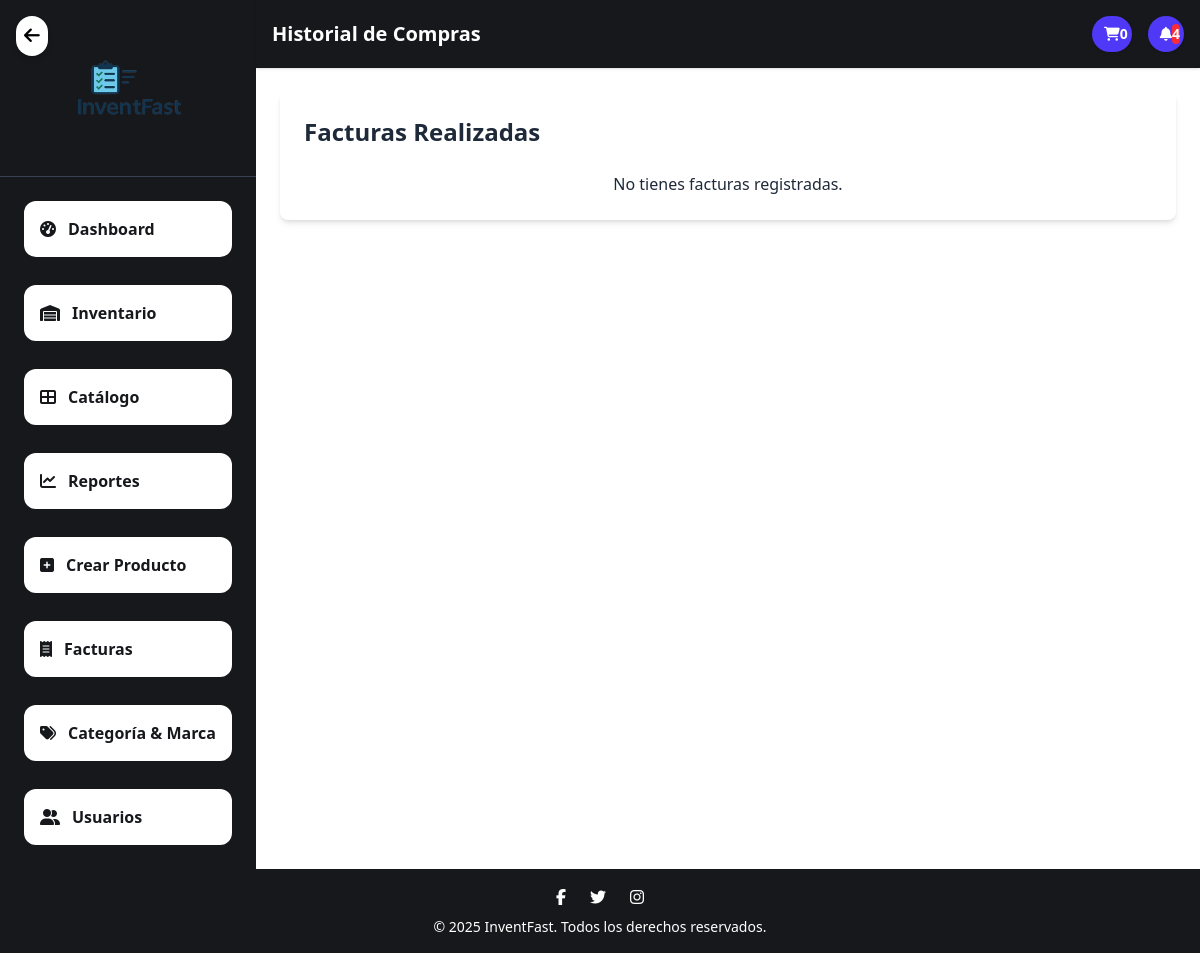
Page /invoice_list/ (signed in) on the earlier database version.
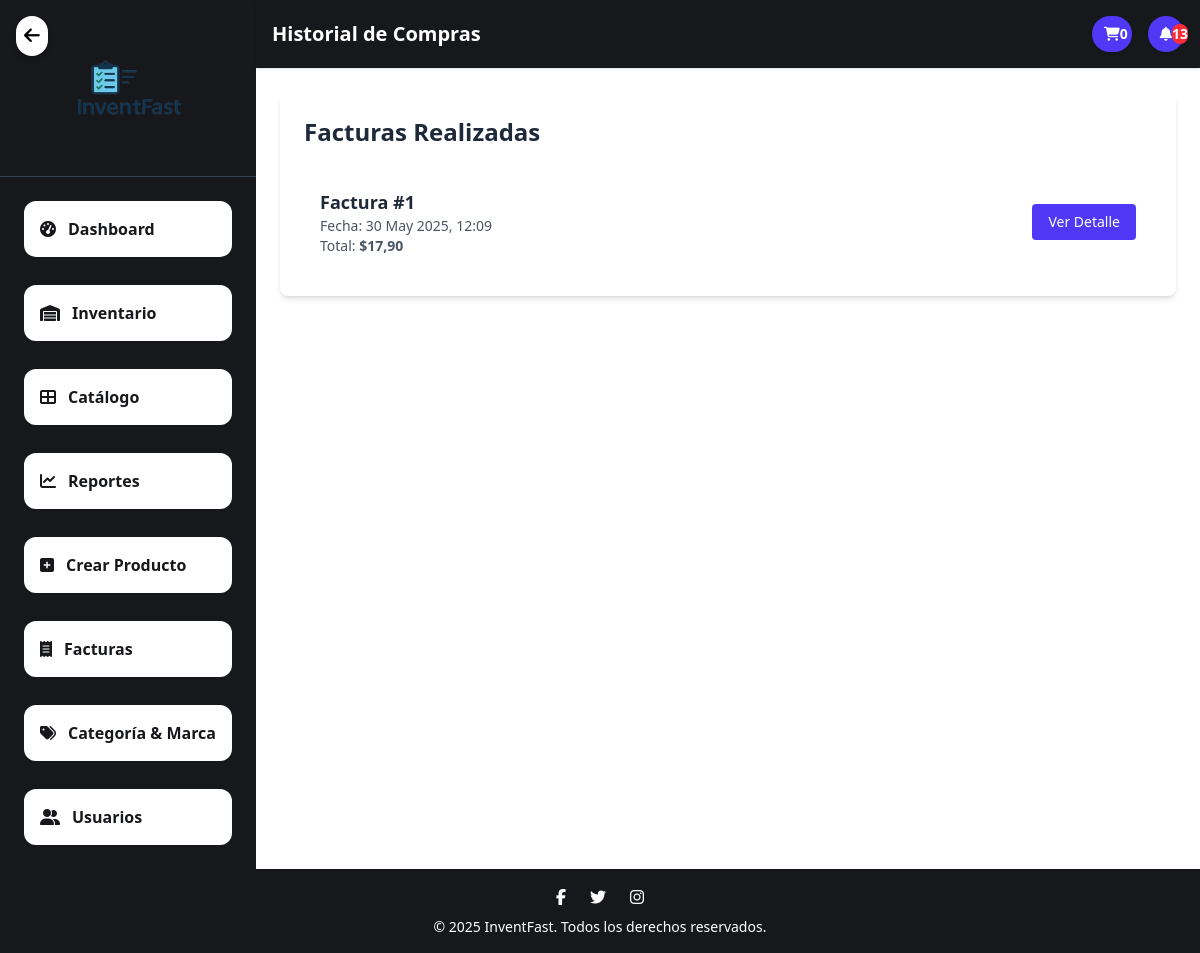
Same page on the later database version.
### application/core/models.py (models this page shows, shortened)
class Factura(models.Model):
    usuario = models.ForeignKey(User, on_delete=models.CASCADE)
    fecha = models.DateTimeField(default=timezone.now)
    total = models.DecimalField(max_digits=10, decimal_places=2)

### application/core/views/invoice.py (the view)
# urls.py: path("invoice_list/", FacturaListView.as_view(), name="invoice_list"),
class FacturaListView(LoginRequiredMixin, ListView):
    model = Factura
    template_name = 'core/invoices/invoice_list.html'
    context_object_name = 'facturas'
    def get_queryset(self):
        return Factura.objects.filter(usuario=self.request.user).order_by('-fecha')

### application/core/context_processors.py (called while the page is built)
def notificaciones_context(request):
    notificaciones = []
    productos_bajo_stock = Producto.objects.filter(cantidad__lt=20, activo=True)
    for prod in productos_bajo_stock:
        notificaciones.append(f"⚠️ Stock bajo: {prod.nombre} ({prod.cantidad} unidades)")
    productos_inactivos = Producto.objects.filter(activo=False)
    for prod in productos_inactivos:
        notificaciones.append(f"❌ Producto inactivo: {prod.nombre}")
    hace_2_dias = timezone.now() - timedelta(days=2)
    productos_nuevos = Producto.objects.filter(fecha_ingreso__gte=hace_2_dias)
    for prod in productos_nuevos:
        notificaciones.append(f"🆕 Producto agregado: {prod.nombre}")
    notificaciones.reverse()
    return {"notificaciones": notificaciones}

def carrito_count(request):
    if request.user.is_authenticated:
        carrito = Carrito.objects.filter(usuario=request.user, comprado=False).first()
        if carrito:
            total_items = sum(item.cantidad for item in carrito.items.all())
            return {'carrito_count': total_items}
    return {'carrito_count': 0}

### templates/core/invoices/invoice_list.html (shortened to what this page needs)
{% extends 'core/base.html' %}
{% load static %}
{% block page_title %}Historial de Compras{% endblock %}
{% block content %}
<div class="max-w-5xl mx-auto bg-white shadow-md rounded-lg p-6">
    <h2 class="text-2xl font-bold mb-6 text-gray-800">Facturas Realizadas</h2>
    {% if facturas %}
        <ul class="divide-y divide-gray-200">
            {% for factura in facturas %}
            <li class="py-4 flex justify-between items-center hover:bg-gray-50 px-4 rounded">
                <div>
                    <p class="text-lg font-semibold text-gray-800">Factura #{{ factura.id }}</p>
                    <p class="text-sm text-gray-600">Fecha: {{ factura.fecha|date:"d M Y, H:i" }}</p>
                    <p class="text-sm text-gray-600">Total: <span class="font-semibold text-green-600">${{ factura.total }}</span></p>
                </div>
                <a href="{% url 'core:invoice_detail' factura.id %}"
                   class="bg-indigo-600 text-white text-sm px-4 py-2 rounded hover:bg-indigo-700 transition">
                    Ver Detalle
                </a>
            </li>
            {% endfor %}
        </ul>
    {% else %}
        <p class="text-gray-500 italic text-center">No tienes facturas registradas.</p>
    {% endif %}
</div>
{% endblock %}

### templates/core/base.html (shortened to what this page needs)
{% load static %}
<!DOCTYPE html>
<html lang="es">
<head>
    <link rel="stylesheet" href="{% static 'dist/style.css' %}">
    <link rel="stylesheet" href="https://cdnjs.cloudflare.com/ajax/libs/font-awesome/6.5.0/css/all.min.css">
</head>
<body class="flex min-h-screen bg-gray-100 text-gray-800 flex-col">
    <div class="flex flex-1">
        <aside class="w-64 bg-[#17181c] text-white flex flex-col relative">
            <a href="{% url 'core:inicio' %}" class="absolute top-4 left-4 text-black bg-white bg-opacity-50 p-2 rounded-full hover:bg-opacity-75 z-20 shadow-md transition">
                <i class="fas fa-arrow-left text-lg"></i>
            </a>
            <div class="p-6 flex justify-center border-b border-gray-700 relative">
                <img src="{% static 'core/img/logo.png' %}" alt="Logo" class="w-32">
            </div>
            <nav class="flex-1 px-6 py-6 space-y-7">
                <a href="{% url 'core:dashboard' %}" class="block bg-white text-[#17181c] font-semibold rounded-xl px-4 py-4 transition hover:bg-indigo-600 hover:text-white hover:pl-6">
                    <i class="fas fa-tachometer-alt mr-3"></i>Dashboard
                </a>
                <a href="{% url 'core:product_list' %}" class="block bg-white text-[#17181c] font-semibold rounded-xl px-4 py-4 transition hover:bg-indigo-600 hover:text-white hover:pl-6">
                    <i class="fas fa-warehouse mr-3"></i>Inventario
                </a>
                <a href="{% url 'core:catalog_list' %}" class="block bg-white text-[#17181c] font-semibold rounded-xl px-4 py-4 transition hover:bg-indigo-600 hover:text-white hover:pl-6">
                    <i class="fas fa-th-large mr-3"></i>Catálogo
                </a>
                <a href="{% url 'core:reporte_mas_vendidos' %}" class="block bg-white text-[#17181c] font-semibold rounded-xl px-4 py-4 transition hover:bg-indigo-600 hover:text-white hover:pl-6">
                    <i class="fas fa-chart-line mr-3"></i>Reportes
                </a>
                <a href="{% url 'core:product_create' %}" class="block bg-white text-[#17181c] font-semibold rounded-xl px-4 py-4 transition hover:bg-indigo-600 hover:text-white hover:pl-6">
                    <i class="fas fa-plus-square mr-3"></i>Crear Producto
                </a>
                <a href="{% url 'core:invoice_list' %}" class="block bg-white text-[#17181c] font-semibold rounded-xl px-4 py-4 transition hover:bg-indigo-600 hover:text-white hover:pl-6">
                    <i class="fas fa-receipt mr-3"></i>Facturas
                </a>
                <a href="{% url 'core:category_list' %}" class="block bg-white text-[#17181c] font-semibold rounded-xl px-4 py-4 transition hover:bg-indigo-600 hover:text-white hover:pl-6">
                    <i class="fas fa-tags mr-3"></i>Categoría & Marca
                </a>
                <a href="{% url 'core:user_list' %}" class="block bg-white text-[#17181c] font-semibold rounded-xl px-4 py-4 transition hover:bg-indigo-600 hover:text-white hover:pl-6">
                    <i class="fas fa-user-friends mr-3"></i>Usuarios
                </a>
            </nav>
        </aside>
        <main class="flex-1 flex flex-col pt-16">
            <header class="fixed top-0 left-64 right-0 z-50 bg-[#17181c] p-4 shadow flex items-center justify-between">
                <h1 class="text-xl font-bold text-white">{% block page_title %}Dashboard{% endblock %}</h1>
                <div class="flex items-center space-x-4">
                    <a href="{% url 'core:view_cart' %}" class="relative inline-flex items-center justify-center bg-indigo-600 hover:bg-indigo-700 text-white text-sm px-3 py-2 rounded-full shadow transition duration-200">
                        <i class="fas fa-shopping-cart text-base mr-1.5"></i>
                        <span id="carrito-count" class="absolute -top-2 -right-3 bg-indigo-100 text-indigo-700 text-xs font-bold px-2 py-0.5 rounded-full">
                            {{ carrito_count|default:0 }}
                        </span>
                    </a>
                    <div class="relative">
                        <button id="notifBtn" class="inline-flex items-center justify-center bg-indigo-600 hover:bg-indigo-700 text-white text-sm px-3 py-2 rounded-full shadow transition duration-200 relative">
                            <i class="fas fa-bell text-base"></i>
                            {% if notificaciones %}
                            <span id="notifCount" class="absolute -top-1 -right-1 bg-red-500 text-white text-xs font-bold px-1.5 py-0.5 rounded-full">
                                {{ notificaciones|length }}
                            </span>
                            {% endif %}
                        </button>
                    </div>
                </div>
            </header>
            <section class="p-6 flex-1 bg-white">
                {% block content %}{% endblock %}
            </section>
        </main>
    </div>
    <footer class="bg-[#17181c] text-white text-center py-4">
        <div class="flex justify-center space-x-6 mb-2">
            <a href="#" class="hover:text-indigo-400"><i class="fab fa-facebook-f"></i></a>
            <a href="#" class="hover:text-indigo-400"><i class="fab fa-twitter"></i></a>
            <a href="#" class="hover:text-indigo-400"><i class="fab fa-instagram"></i></a>
        </div>
        <p class="text-sm">&copy; 2025 InventFast. Todos los derechos reservados.</p>
    </footer>
</body>
</html>

Differences in the rows shown:
now on this page (row edited): Factura: id "1", fecha "30 May 2025, 12:09", total "17,90"
Other differences:
{{ notificaciones|length }}: "4" → "13"
text no longer shown: "No tienes facturas registradas."
